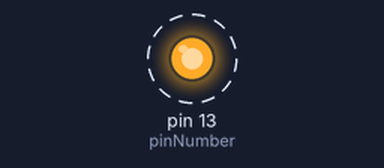
Simulated run of this sketch. Board: Arduino Uno, built with avr-gcc and run on an emulated ATmega328P. Parts: output pins drawn as LEDs (lit = HIGH). Dashed ring = blinking.

Above: at 0.02 s.
Timing chart, 0 to 3.0 s (numbered marks = the images above):
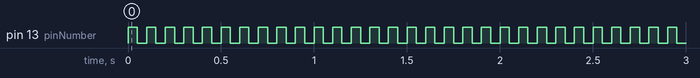

The sketch:

Blink.ino
```cpp
  int pinNumber = 13;
  int delayTime = 50;
void setup() {
  pinMode(pinNumber, OUTPUT);
}
void loop() {
  digitalWrite(pinNumber, HIGH);
  delay(delayTime);
  digitalWrite(pinNumber, LOW);
  delay(delayTime);
}
```

Measured:
- by itself, pin 13 (pinNumber): alternates HIGH for 0.05 s and LOW for 0.05 s
